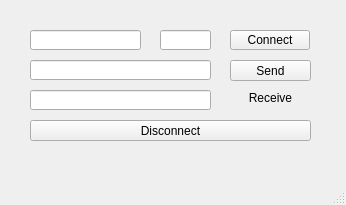
<?xml version="1.0" encoding="UTF-8"?>
<ui version="4.0">
 <class>MainWindow</class>
 <widget class="QMainWindow" name="MainWindow">
  <property name="geometry">
   <rect>
    <x>0</x>
    <y>0</y>
    <width>346</width>
    <height>205</height>
   </rect>
  </property>
  <property name="windowTitle">
   <string>MainWindow</string>
  </property>
  <widget class="QWidget" name="centralwidget">
   <widget class="QLineEdit" name="ip_edit">
    <property name="geometry">
     <rect>
      <x>30</x>
      <y>30</y>
      <width>111</width>
      <height>20</height>
     </rect>
    </property>
    <property name="alignment">
     <set>Qt::AlignCenter</set>
    </property>
   </widget>
   <widget class="QLineEdit" name="port_edit">
    <property name="geometry">
     <rect>
      <x>160</x>
      <y>30</y>
      <width>51</width>
      <height>20</height>
     </rect>
    </property>
    <property name="alignment">
     <set>Qt::AlignCenter</set>
    </property>
   </widget>
   <widget class="QPushButton" name="connect_button">
    <property name="geometry">
     <rect>
      <x>230</x>
      <y>30</y>
      <width>80</width>
      <height>20</height>
     </rect>
    </property>
    <property name="text">
     <string>Connect</string>
    </property>
   </widget>
   <widget class="QLineEdit" name="send_edit">
    <property name="geometry">
     <rect>
      <x>30</x>
      <y>60</y>
      <width>181</width>
      <height>20</height>
     </rect>
    </property>
   </widget>
   <widget class="QPushButton" name="send_button">
    <property name="geometry">
     <rect>
      <x>230</x>
      <y>60</y>
      <width>81</width>
      <height>21</height>
     </rect>
    </property>
    <property name="text">
     <string>Send</string>
    </property>
   </widget>
   <widget class="QLineEdit" name="receive_edit">
    <property name="geometry">
     <rect>
      <x>30</x>
      <y>90</y>
      <width>181</width>
      <height>20</height>
     </rect>
    </property>
   </widget>
   <widget class="QLabel" name="label">
    <property name="geometry">
     <rect>
      <x>230</x>
      <y>90</y>
      <width>81</width>
      <height>16</height>
     </rect>
    </property>
    <property name="text">
     <string>Receive</string>
    </property>
    <property name="alignment">
     <set>Qt::AlignCenter</set>
    </property>
   </widget>
   <widget class="QPushButton" name="disconnect_button">
    <property name="geometry">
     <rect>
      <x>30</x>
      <y>120</y>
      <width>281</width>
      <height>21</height>
     </rect>
    </property>
    <property name="text">
     <string>Disconnect</string>
    </property>
   </widget>
  </widget>
  <widget class="QMenuBar" name="menubar">
   <property name="geometry">
    <rect>
     <x>0</x>
     <y>0</y>
     <width>346</width>
     <height>17</height>
    </rect>
   </property>
  </widget>
  <widget class="QStatusBar" name="statusbar"/>
 </widget>
 <resources/>
 <connections/>
</ui>
